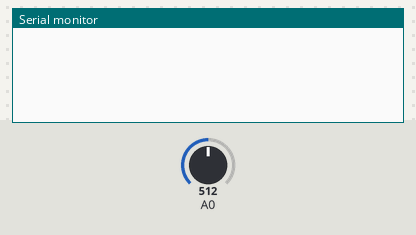
Simulated run of this sketch. Board: Arduino Uno, built with avr-gcc and run on an emulated ATmega328P. On the bench: the last lines printed to the serial monitor. Inputs (shaded band) come from the test bench; at power-on: A0 = 512.

Above: at 1.2 s.
1.3 s: A0 set to 716
At 3.3 s:
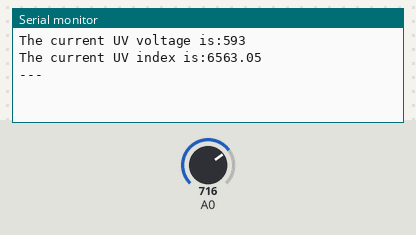
3.6 s: A0 set to 900
At 4.8 s:
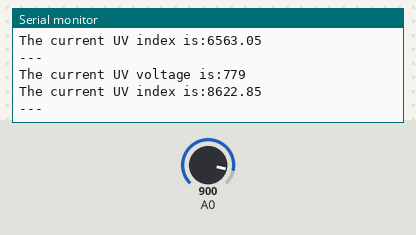
Timing chart, 0 to 6.6 s (numbered marks = the images above; inputs shaded):
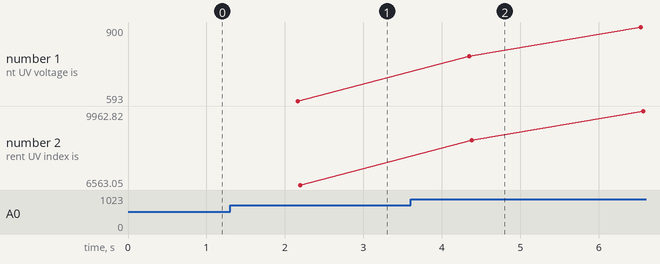

The sketch:

GUVA-S12D.ino
```cpp
// modified by Victor
// to calculate UV index directly
void setup(){

    Serial.begin(9600);
}

void loop()
{
    int sensorValue;
    long  sum=0;
    for(int i=0;i<1024;i++)// accumulate readings for 1024 times
    {
        sensorValue=analogRead(A0);
        sum=sensorValue+sum;
        delay(2);
    }
    long meanVal = sum/1024;  // get mean value
    Serial.print("The current UV voltage is:");
    Serial.println(meanVal);
    Serial.print("The current UV index is:");
    Serial.print((meanVal*1000/4.3-83)/21);// get a detailed calculating expression for UV index in schematic files.
    Serial.print("\n");
    Serial.println("---");

    delay(20);
}
```

Measured:
- after the input at 1.3 s, the serial monitor: prints a new line after 0.86 s (image 1)
- after the input at 3.6 s, the serial monitor: prints a new line after 0.75 s (image 2)
- plotted number 1: 593 → 900 after the input at 3.6 s
- plotted number 2: 6563.05 → 9962.82 after the input at 3.6 s
